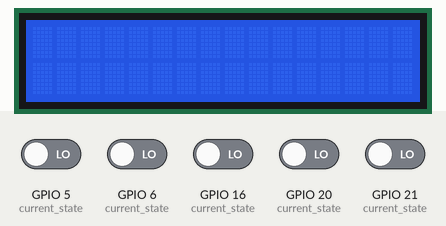
The program below on a simulated Raspberry Pi (BCM pin numbers). On the bench: 16×2 character LCD. Inputs (shaded band) come from the test bench; at power-on: GPIO 5 (current_state), GPIO 6 (current_state), GPIO 16 (current_state), GPIO 20 (current_state), GPIO 21 (current_state) LOW. What the program prints to the terminal is not drawn.

Above: at 1.2 s.
1.3 s: GPIO 5 (current_state) driven HIGH
At 1.9 s:
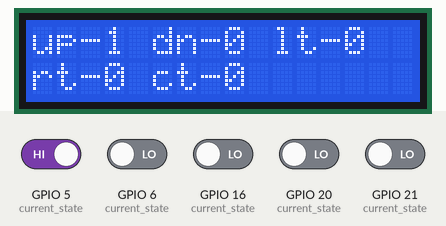
2.8 s: GPIO 6 (current_state) driven HIGH
At 3.5 s:
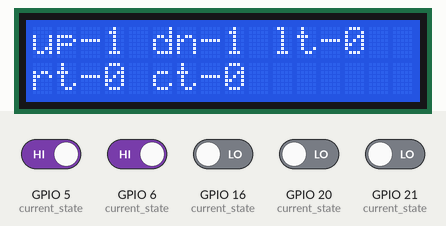
4.3 s: GPIO 16 (current_state) driven HIGH
At 5.2 s:
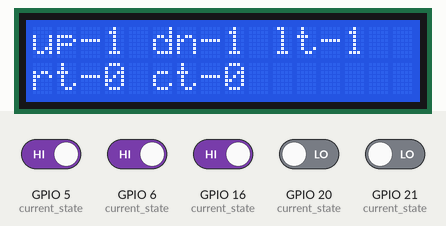
5.8 s: GPIO 20 (current_state) driven HIGH
At 7.0 s:
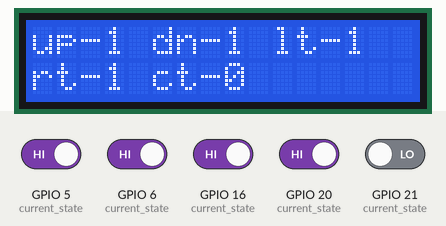
7.3 s: GPIO 21 (current_state) driven HIGH
At 7.6 s:
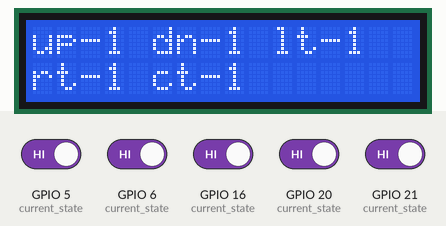
8.8 s: GPIO 5 (current_state) driven LOW
At 9.9 s:
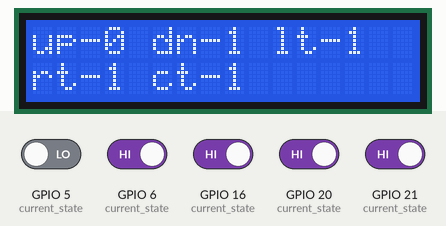
Timing chart, 0 to 11.3 s (numbered marks = the images above; inputs shaded):
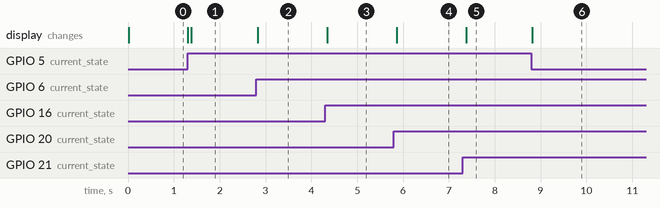

The program:

jgswitch_clcd.py
```python
import RPi.GPIO as GPIO
import time
import clcd as CLCD

gpio = [ 5, 6, 16, 20, 21 ] # [ up, dn, lt, rt, cen ]
state = [ 0, 0, 0, 0, 0 ]

GPIO.setmode( GPIO.BCM )

CLCD.lcd_setup()
CLCD.lcd_init()

def print_jog_all():
    print( 'up : {0}\tdown : {1}\tleft : {2}\tright : {3}\tcenter : {4}'.format( state[ 0 ],
    state[ 1 ], state[ 2 ], state[ 3 ], state[ 4 ] ) )

try:
    for i in range( 5 ):
        GPIO.setup( gpio[ i ], GPIO.IN )

    current_state = 0

    while True:
        for i in range( 5 ):
            current_state = GPIO.input( gpio[ i ] )
            if current_state != state[ i ]:
                state[ i ] = current_state
                message1 = 'up-{0} dn-{1} lt-{2}'.format( state[ 0 ], state[ 1 ], state[ 2 ] )
                message2 = 'rt-{0} ct-{1}'.format( state[ 3 ], state[ 4 ] )
                print_jog_all()

                CLCD.lcd_string( message1, CLCD.LCD_LINE_1 )
                CLCD.lcd_string( message2, CLCD.LCD_LINE_2 )
finally:
    GPIO.cleanup()
```

clcd.py
```python
import RPi.GPIO as GPIO
import time

# Define GPIO to LCD mapping
LCD_RS = 23
LCD_RW = 24
LCD_E  = 26

LCD_D4 = 17
LCD_D5 = 18
LCD_D6 = 27
LCD_D7 = 22

# Define some device constants
LCD_WIDTH = 16 # Maximum character per line
LCD_CHR = True
LCD_CMD = False

LCD_LINE_1 = 0x80 # LCD RAM address for the 1st line
LCD_LINE_2 = 0xC0 # LCD RAM address for the 2nd line

# Timing constants
E_PULSE = 0.0005
E_DELAY = 0.0005

def main():
    # GPIO setup
    lcd_setup()

    # Initialise display
    lcd_init()

    while True:
        # Send some test
        lcd_string( 'Raspberry Pi', LCD_LINE_1 )
        lcd_string( '16x2 LCD Test', LCD_LINE_2 )
        time.sleep( 3 )

        # Send some test
        lcd_string( '1234567890123456', LCD_LINE_1 )
        lcd_string( 'abcdefghijklmnop', LCD_LINE_2 )
        time.sleep( 3 )

def lcd_setup():
    GPIO.setmode( GPIO.BCM ) # Use BCM GPIO numbers
    GPIO.setwarnings( False )

    GPIO.setup( LCD_E, GPIO.OUT )  # E
    GPIO.setup( LCD_RS, GPIO.OUT ) # RS
    GPIO.setup( LCD_D4, GPIO.OUT ) # DB4
    GPIO.setup( LCD_D5, GPIO.OUT ) # DB5
    GPIO.setup( LCD_D6, GPIO.OUT ) # DB6
    GPIO.setup( LCD_D7, GPIO.OUT ) # DB7

def lcd_init():
    # Initialise display
    lcd_byte( 0x33, LCD_CMD ) # 11 0011 Initialise
    lcd_byte( 0x32, LCD_CMD ) # 11 0010 Initialise

    lcd_byte( 0x06, LCD_CMD ) # 00 0110 Cursor move direction
    lcd_byte( 0x0c, LCD_CMD ) # 00 1100 Display On, Cursor Off, Blink Off
    lcd_byte( 0x28, LCD_CMD ) # 10 1000 Data length, number of lines, font size
    lcd_byte( 0x01, LCD_CMD ) # 00 0001 Clear display
    time.sleep( E_DELAY )

def lcd_byte( bits, mode ):
    # Send byte to data pins
    # bits = data
    # mode = True  for character
    #        False for command
    GPIO.output( LCD_RS, mode ) # RS

    # High bits
    GPIO.output( LCD_D4, False )
    GPIO.output( LCD_D5, False )
    GPIO.output( LCD_D6, False )
    GPIO.output( LCD_D7, False )

    if bits & 0x10 == 0x10:
        GPIO.output( LCD_D4, True )

    if bits & 0x20 == 0x20:
        GPIO.output( LCD_D5, True )

    if bits & 0x40 == 0x40:
        GPIO.output( LCD_D6, True )

    if bits & 0x80 == 0x80:
        GPIO.output( LCD_D7, True )

    # Toggle 'Enable' pin
    lcd_toggle_enable()

    # Low bits
    GPIO.output( LCD_D4, False )
    GPIO.output( LCD_D5, False )
    GPIO.output( LCD_D6, False )
    GPIO.output( LCD_D7, False )

    if bits & 0x01 == 0x01:
        GPIO.output( LCD_D4, True )

    if bits & 0x02 == 0x02:
        GPIO.output( LCD_D5, True )

    if bits & 0x04 == 0x04:
        GPIO.output( LCD_D6, True )

    if bits & 0x08 == 0x08:
        GPIO.output( LCD_D7, True )

    # Toggle 'Enable' pin
    lcd_toggle_enable()

def lcd_toggle_enable():
    # Toggle enable
    time.sleep( E_DELAY )
    GPIO.output( LCD_E, True )
    time.sleep( E_PULSE )
    GPIO.output( LCD_E, False )
    time.sleep( E_DELAY )

def lcd_string( message, line ):
    # Send string to display
    message = message.ljust( LCD_WIDTH, " " )
    lcd_byte( line, LCD_CMD )

    for i in range( LCD_WIDTH ):
        lcd_byte( ord( message[ i ] ), LCD_CHR )


if __name__ == '__main__':
    try:
        main()
    except KeyboardInterrupt:
        pass
    finally:
        lcd_byte( 0x01, LCD_CMD )
        lcd_string( "Goodbye!", LCD_LINE_1 )
        GPIO.cleanup()
```

Measured:
- after the input at 1.3 s, the display: first changes at once (image 1 shows a later state)
- after the input at 2.8 s, the display: changes at once (image 2)
- after the input at 4.3 s, the display: changes after 0.05 s (image 3)
- after the input at 5.8 s, the display: changes after 0.07 s (image 4)
- after the input at 7.3 s, the display: changes after 0.08 s (image 5)
- after the input at 8.8 s, the display: changes at once (image 6)
